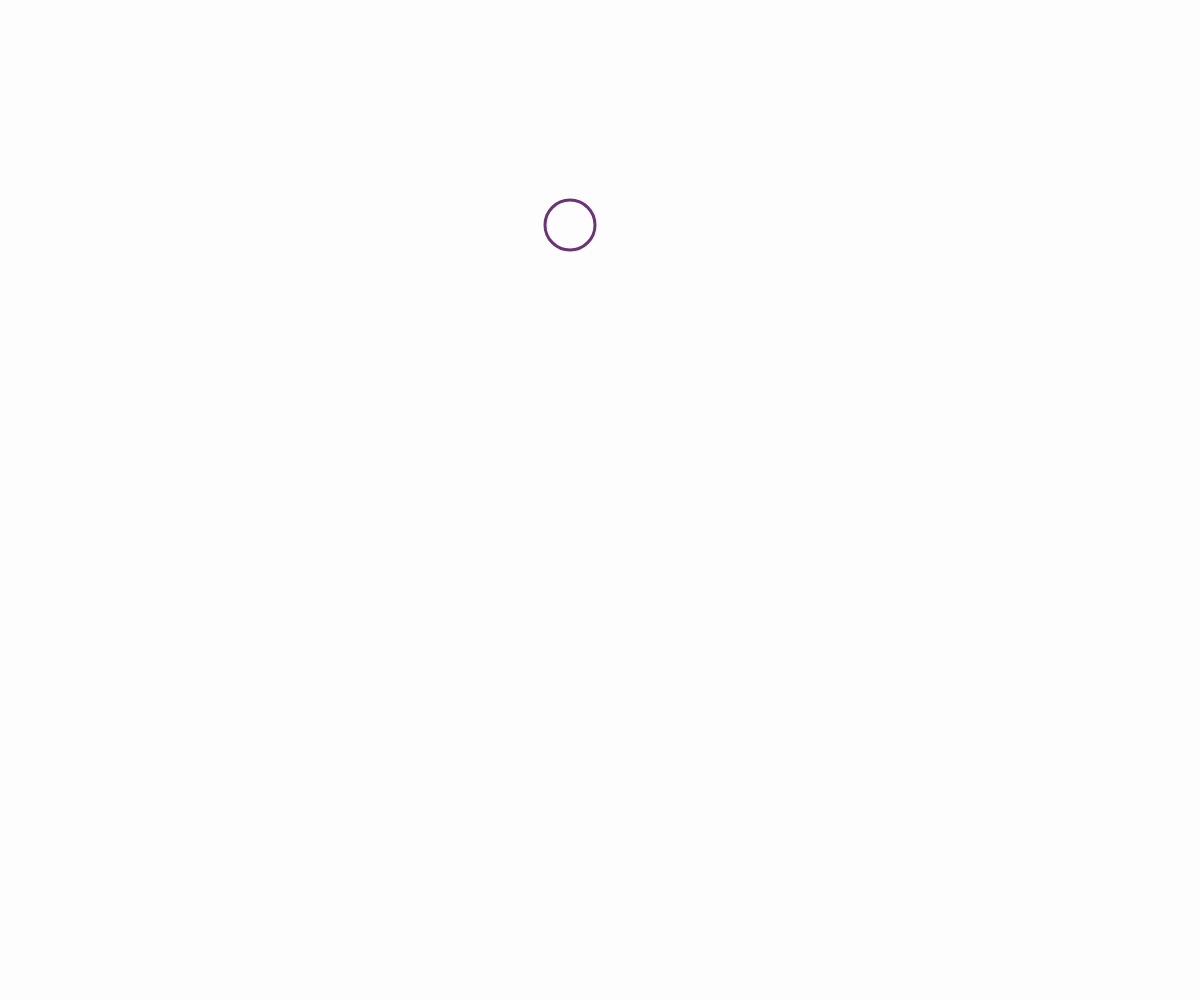
Frame 1 (no input)
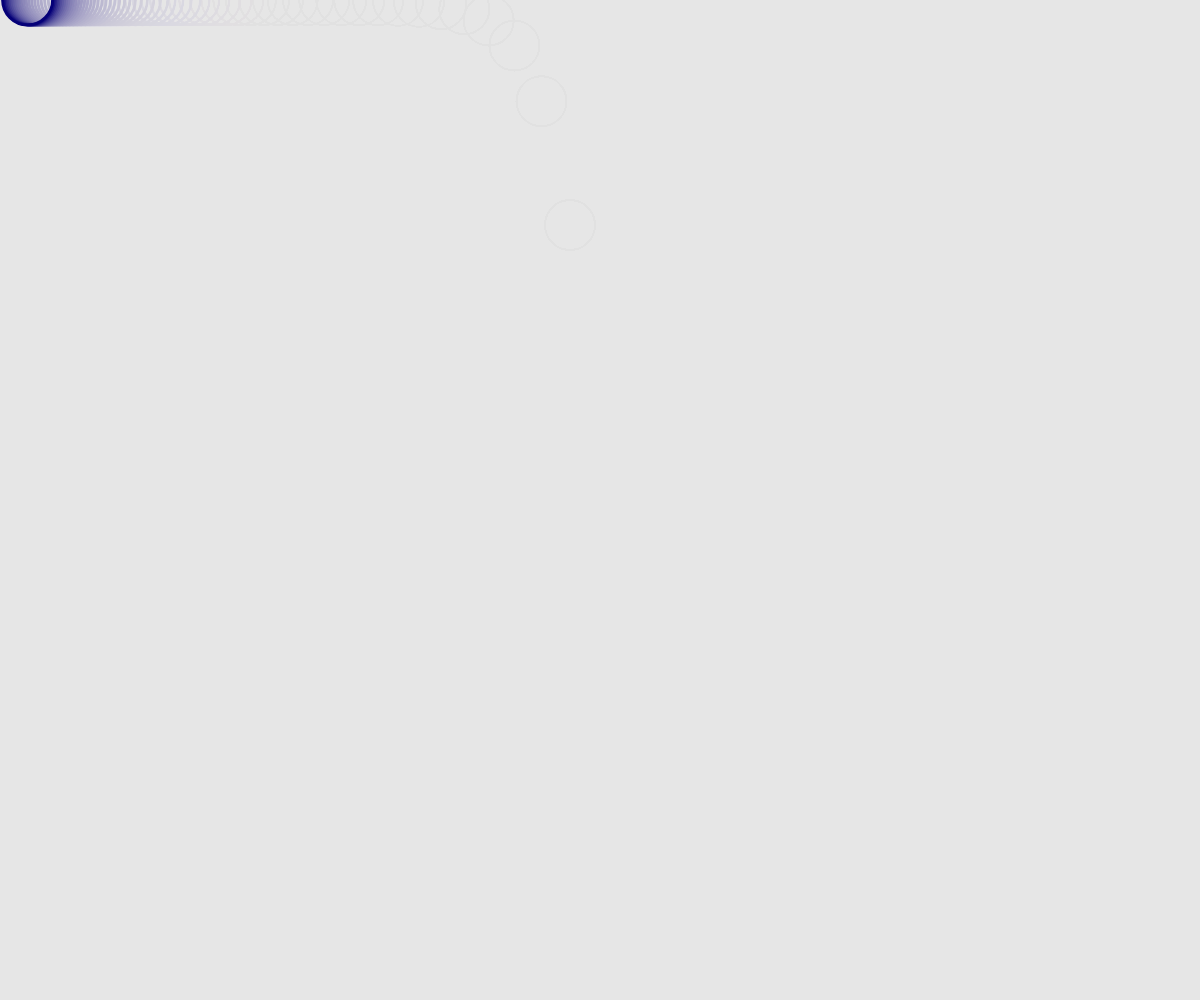
Frame 60 (no input)
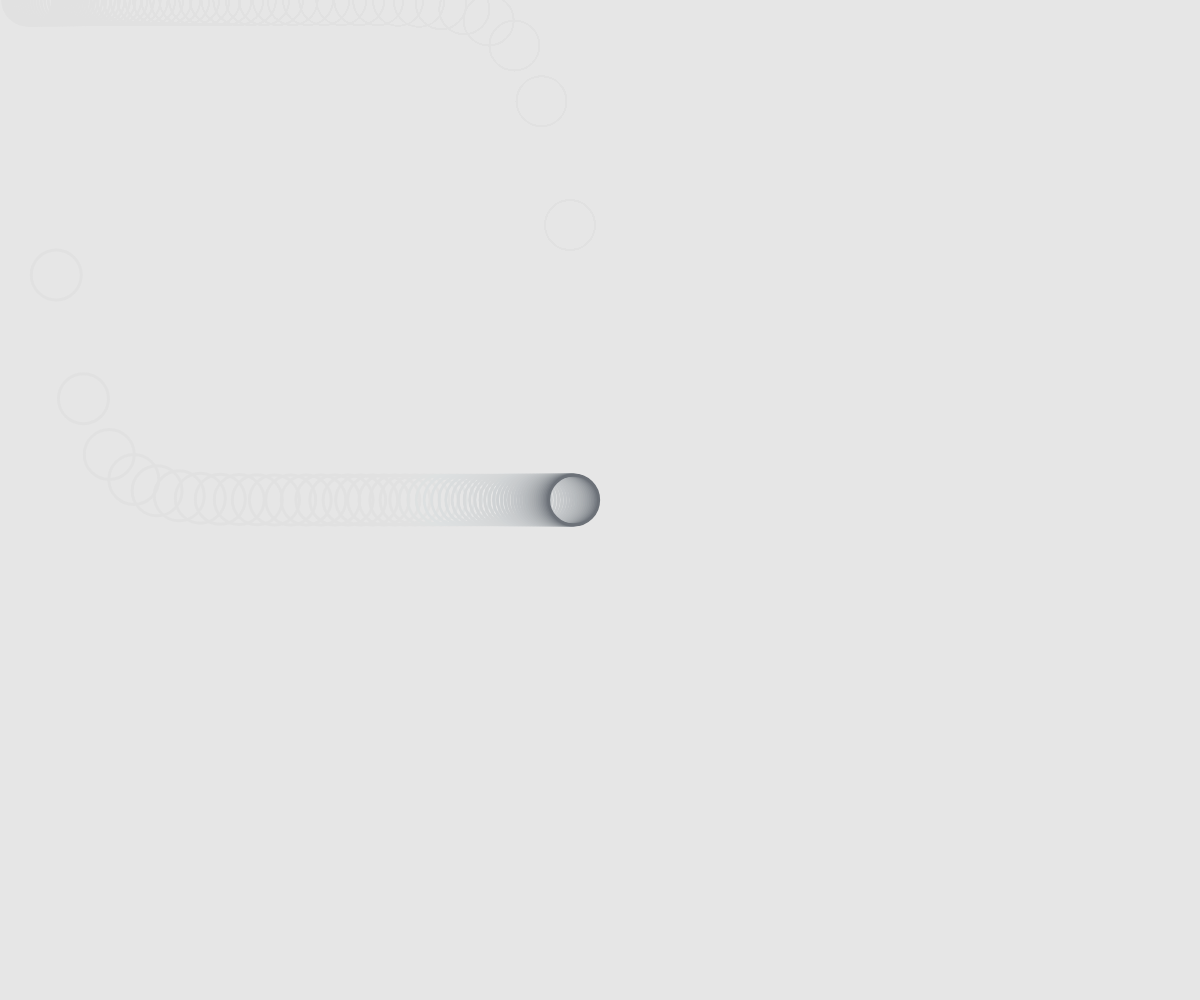
Frame 120 (the mouse pressed at the canvas centre since frame 60)

The p5.js sketch that drew these frames (run headless with seeded random() and noise() and a simulated clock; from frame 60 on, the mouse is pressed at the canvas centre):

// p5.js sketch
// ── sketch.js
// MouseWheel, Map, Lerp
// Miki Hoang
// February 26, 2026

let x, y;
let diameter = 50;

function setup() {
  createCanvas(windowWidth, windowHeight);
  x = width/2; y = height/2;
  noFill();
  strokeWeight(3);
}



function draw() {
  background(220, 20); // Second value affects oppacity, creates fading effect

  x = lerp(x, mouseX, 0.05);
  y = lerp(y, mouseY, 0.55);
  //line(x, y, mouseX, mouseY);

  let r = map(x, 0, width, 0, 225);
  let g = map(y, 0, height, 0, 225);
  let b = 120;
  stroke(r, g, b)

  circle(x, y, diameter);
}

function mouseWheel(event){
  // Negative: scroll up -100, -200, -300
  // Positive: scroll down 100, 200, 300
  print(event.delta);
  if(event.delta < 0){ //UP
    diameter += 5;
  }
  else{ //DOWN
    diameter = max(5, diameter - 5);
  }
}
